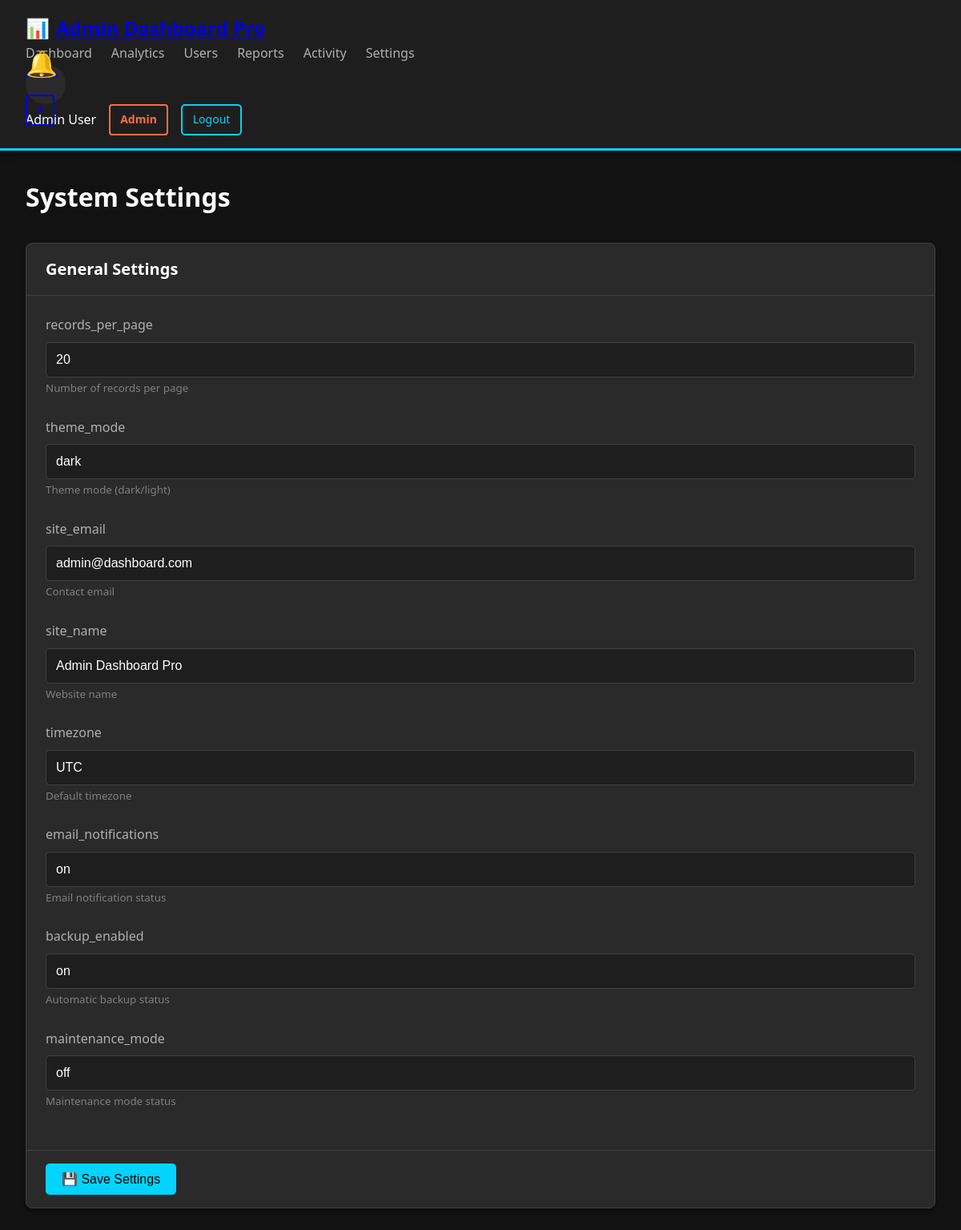
/settings.php (signed in), run on an earlier commit of the app's database.
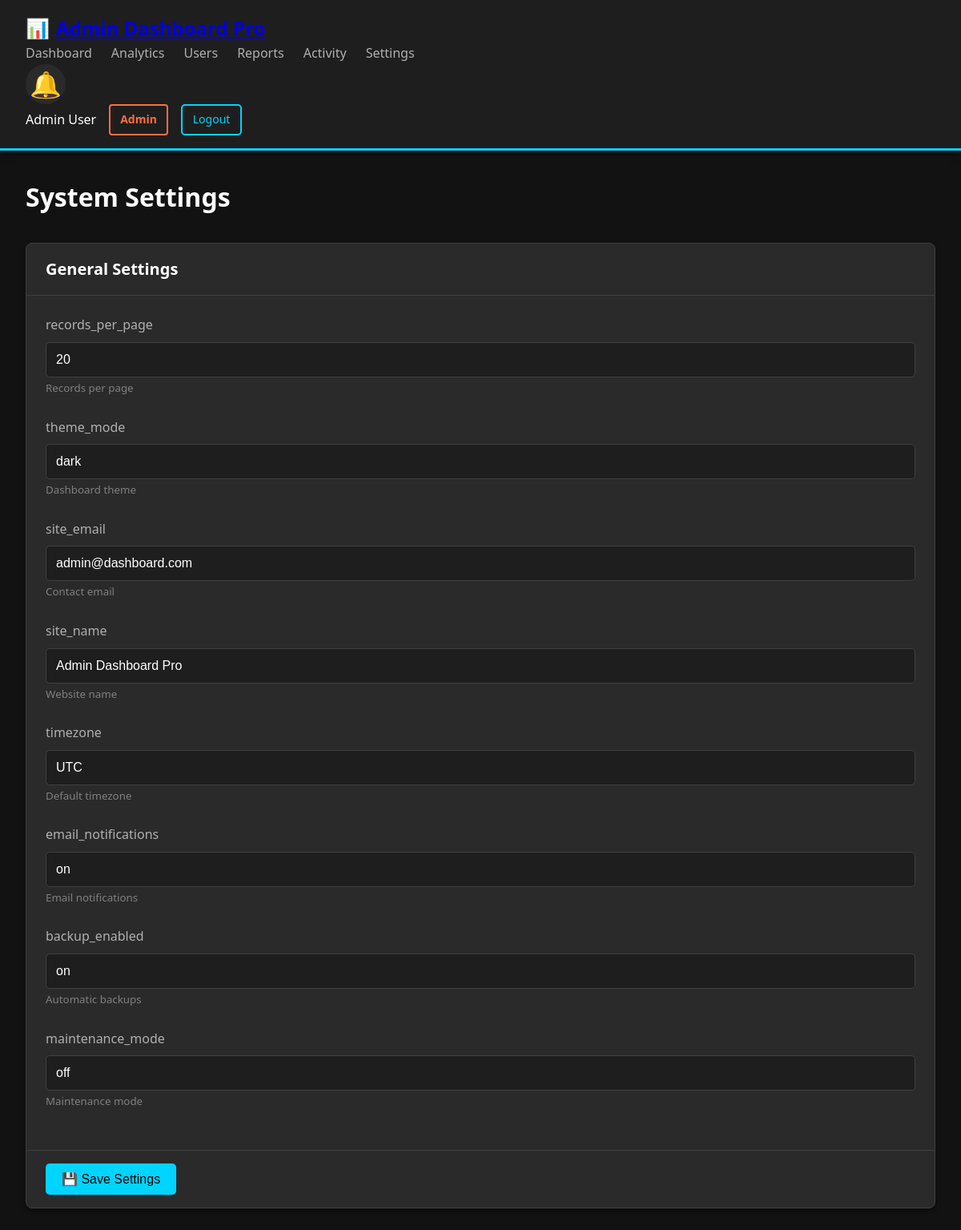
And on a later commit of the database.
### tables this page shows
CREATE TABLE settings (
    id INT PRIMARY KEY AUTO_INCREMENT,
    setting_key VARCHAR(100) UNIQUE NOT NULL,
    setting_value TEXT NOT NULL,
    setting_category VARCHAR(50) DEFAULT 'general',
    description TEXT DEFAULT NULL,
    updated_by INT DEFAULT NULL,
    updated_at TIMESTAMP DEFAULT CURRENT_TIMESTAMP ON UPDATE CURRENT_TIMESTAMP,

    FOREIGN KEY (updated_by) REFERENCES users(id) ON DELETE SET NULL,

    INDEX idx_setting_key (setting_key),
    INDEX idx_category (setting_category)
);

### includes/functions.php (called while the page is built, shortened)
<?php
function isAdmin() {
    return isset($_SESSION['role']) && ($_SESSION['role'] === ROLE_SUPER_ADMIN || $_SESSION['role'] === ROLE_ADMIN);
}
function getAllSettings($category = null) {
    global $conn;
    $sql = "SELECT * FROM settings";
    $sql .= " ORDER BY setting_category, setting_key";
    return mysqli_query($conn, $sql);
}
function getUnreadNotificationCount($userId) {
    global $conn;
    $stmt = mysqli_prepare($conn, "SELECT COUNT(*) as count FROM notifications WHERE user_id = ? AND is_read = FALSE");
    mysqli_stmt_bind_param($stmt, "i", $userId);
    mysqli_stmt_execute($stmt);
    $result = mysqli_stmt_get_result($stmt);
    $row = mysqli_fetch_assoc($result);
    return $row['count'];
}
function getRoleBadge($role) {
    $badges = [
        'super_admin' => 'danger',
        'admin' => 'warning',
        'moderator' => 'info',
        'user' => 'secondary'
    ];
    return isset($badges[$role]) ? $badges[$role] : 'secondary';
}
?>

### settings.php (the view, shortened to what this page needs)
<?php
require_once 'includes/config.php';
require_once 'includes/functions.php';
$settings = getAllSettings();
?>
<!DOCTYPE html>
<html lang="en">
<head>
    <link rel="stylesheet" href="css/style.css">
</head>
<body>
    <?php include 'includes/navbar.php'; ?>
    <div class="container">
        <div class="page-header">
            <h1>System Settings</h1>
        </div>
        <form method="POST">
            <div class="card">
                <div class="card-header">
                    <h3>General Settings</h3>
                </div>
                <div class="card-body">
                    <?php while ($setting = mysqli_fetch_assoc($settings)): ?>
                        <div class="form-group">
                            <label><?php echo htmlspecialchars($setting['setting_key']); ?></label>
                            <input type="text"
                                   name="setting[<?php echo $setting['setting_key']; ?>]"
                                   value="<?php echo htmlspecialchars($setting['setting_value']); ?>"
                                   class="form-control">
                            <small class="text-muted"><?php echo htmlspecialchars($setting['description']); ?></small>
                        </div>
                    <?php endwhile; ?>
                </div>
                <div class="card-footer">
                    <button type="submit" class="btn btn-primary">💾 Save Settings</button>
                </div>
            </div>
        </form>
    </div>
</body>
</html>

### includes/navbar.php
<?php
$unreadCount = getUnreadNotificationCount($_SESSION['user_id']);
?>
<nav class="navbar">
    <div class="navbar-container">
        <div class="navbar-brand">
            <span class="logo">📊</span>
            <a href="index.php"><?php echo SITE_NAME; ?></a>
        </div>
        <ul class="navbar-menu">
            <li><a href="index.php" class="active">Dashboard</a></li>
            <li><a href="analytics.php">Analytics</a></li>
            <?php if (isAdmin()): ?>
                <li><a href="users.php">Users</a></li>
            <?php endif; ?>
            <li><a href="reports.php">Reports</a></li>
            <li><a href="activity.php">Activity</a></li>
            <?php if (isAdmin()): ?>
                <li><a href="settings.php">Settings</a></li>
            <?php endif; ?>
        </ul>
        <div class="navbar-actions">
            <div class="notification-icon">
                <a href="notifications.php">
                    🔔
                    <?php if ($unreadCount > 0): ?>
                        <span class="badge"><?php echo $unreadCount; ?></span>
                    <?php endif; ?>
                </a>
            </div>
            <div class="user-menu">
                <span class="user-name"><?php echo $_SESSION['full_name']; ?></span>
                <span class="user-role badge badge-<?php echo getRoleBadge($_SESSION['role']); ?>">
                    <?php echo ucfirst(str_replace('_', ' ', $_SESSION['role'])); ?>
                </span>
                <a href="logout.php" class="btn btn-outline btn-sm">Logout</a>
            </div>
        </div>
    </div>
</nav>

What changed in the data, as far as the page shows it:
changed settings "records_per_page": description "Number of records per page" → "Records per page"
changed settings "theme_mode": description "Theme mode (dark/light)" → "Dashboard theme"
changed settings "email_notifications": description "Email notification status" → "Email notifications"
changed settings "backup_enabled": description "Automatic backup status" → "Automatic backups"
changed settings "maintenance_mode": description "Maintenance mode status" → "Maintenance mode"
Also different on the page:
$unreadCount: "1" → (not shown)
